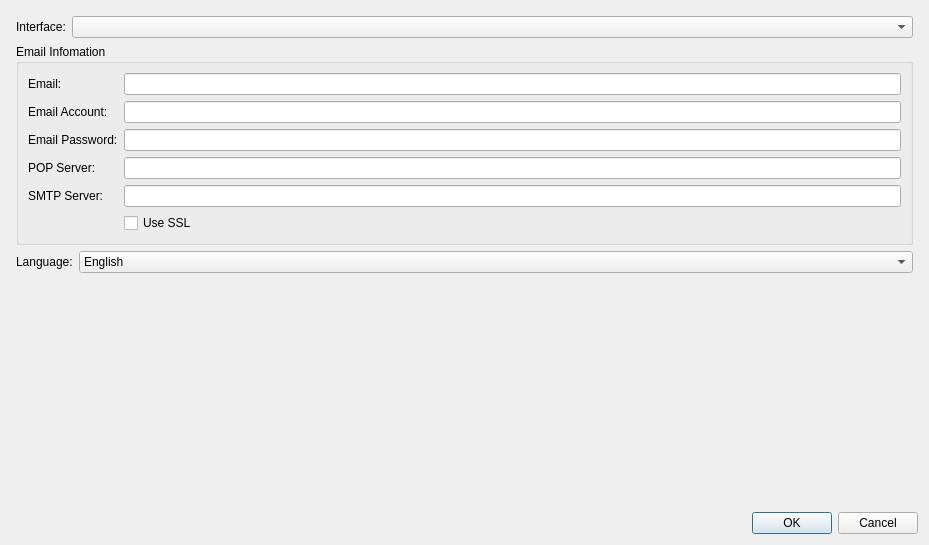
<?xml version="1.0" encoding="UTF-8"?>
<ui version="4.0">
 <class>SettingDialog</class>
 <widget class="QDialog" name="SettingDialog">
  <property name="geometry">
   <rect>
    <x>0</x>
    <y>0</y>
    <width>929</width>
    <height>545</height>
   </rect>
  </property>
  <property name="windowTitle">
   <string>Settings</string>
  </property>
  <layout class="QVBoxLayout" name="verticalLayout">
   <item>
    <layout class="QVBoxLayout" name="verticalLayout_2">
     <property name="leftMargin">
      <number>5</number>
     </property>
     <property name="topMargin">
      <number>5</number>
     </property>
     <property name="rightMargin">
      <number>5</number>
     </property>
     <property name="bottomMargin">
      <number>5</number>
     </property>
     <item>
      <layout class="QFormLayout" name="formLayout_3">
       <item row="0" column="0">
        <widget class="QLabel" name="label">
         <property name="text">
          <string>Interface:</string>
         </property>
        </widget>
       </item>
       <item row="0" column="1">
        <widget class="QComboBox" name="interfaceComboBox"/>
       </item>
      </layout>
     </item>
     <item>
      <widget class="QGroupBox" name="groupBox">
       <property name="title">
        <string>Email Infomation</string>
       </property>
       <layout class="QFormLayout" name="formLayout_4">
        <item row="0" column="0">
         <widget class="QLabel" name="label_2">
          <property name="text">
           <string>Email:</string>
          </property>
         </widget>
        </item>
        <item row="0" column="1">
         <widget class="QLineEdit" name="emailAddress">
          <property name="toolTip">
           <string>Email to receive information.</string>
          </property>
          <property name="whatsThis">
           <string/>
          </property>
         </widget>
        </item>
        <item row="1" column="0">
         <widget class="QLabel" name="label_6">
          <property name="text">
           <string>Email Account:</string>
          </property>
         </widget>
        </item>
        <item row="1" column="1">
         <widget class="QLineEdit" name="emailAccount"/>
        </item>
        <item row="2" column="0">
         <widget class="QLabel" name="label_3">
          <property name="text">
           <string>Email Password:</string>
          </property>
         </widget>
        </item>
        <item row="2" column="1">
         <widget class="QLineEdit" name="emailPassword">
          <property name="echoMode">
           <enum>QLineEdit::Password</enum>
          </property>
         </widget>
        </item>
        <item row="3" column="0">
         <widget class="QLabel" name="label_4">
          <property name="text">
           <string>POP Server:</string>
          </property>
         </widget>
        </item>
        <item row="3" column="1">
         <widget class="QLineEdit" name="popServer">
          <property name="toolTip">
           <string>server_domain:port</string>
          </property>
         </widget>
        </item>
        <item row="4" column="0">
         <widget class="QLabel" name="label_5">
          <property name="text">
           <string>SMTP Server:</string>
          </property>
         </widget>
        </item>
        <item row="4" column="1">
         <widget class="QLineEdit" name="smtpServer">
          <property name="toolTip">
           <string>server_domain:port</string>
          </property>
         </widget>
        </item>
        <item row="5" column="0">
         <spacer name="horizontalSpacer">
          <property name="orientation">
           <enum>Qt::Horizontal</enum>
          </property>
          <property name="sizeHint" stdset="0">
           <size>
            <width>40</width>
            <height>20</height>
           </size>
          </property>
         </spacer>
        </item>
        <item row="5" column="1">
         <widget class="QCheckBox" name="useSsl">
          <property name="text">
           <string>Use SSL</string>
          </property>
         </widget>
        </item>
       </layout>
      </widget>
     </item>
     <item>
      <layout class="QFormLayout" name="formLayout">
       <item row="0" column="0">
        <widget class="QLabel" name="label_7">
         <property name="text">
          <string>Language:</string>
         </property>
        </widget>
       </item>
       <item row="0" column="1">
        <widget class="QComboBox" name="i18nComboBox">
         <item>
          <property name="text">
           <string>English</string>
          </property>
         </item>
         <item>
          <property name="text">
           <string>汉语</string>
          </property>
         </item>
        </widget>
       </item>
      </layout>
     </item>
     <item>
      <spacer name="verticalSpacer">
       <property name="orientation">
        <enum>Qt::Vertical</enum>
       </property>
       <property name="sizeHint" stdset="0">
        <size>
         <width>20</width>
         <height>40</height>
        </size>
       </property>
      </spacer>
     </item>
    </layout>
   </item>
   <item>
    <widget class="QDialogButtonBox" name="buttonBox">
     <property name="orientation">
      <enum>Qt::Horizontal</enum>
     </property>
     <property name="standardButtons">
      <set>QDialogButtonBox::Cancel|QDialogButtonBox::Ok</set>
     </property>
    </widget>
   </item>
  </layout>
 </widget>
 <resources/>
 <connections>
  <connection>
   <sender>buttonBox</sender>
   <signal>accepted()</signal>
   <receiver>SettingDialog</receiver>
   <slot>accept()</slot>
   <hints>
    <hint type="sourcelabel">
     <x>257</x>
     <y>535</y>
    </hint>
    <hint type="destinationlabel">
     <x>157</x>
     <y>274</y>
    </hint>
   </hints>
  </connection>
  <connection>
   <sender>buttonBox</sender>
   <signal>rejected()</signal>
   <receiver>SettingDialog</receiver>
   <slot>reject()</slot>
   <hints>
    <hint type="sourcelabel">
     <x>325</x>
     <y>535</y>
    </hint>
    <hint type="destinationlabel">
     <x>286</x>
     <y>274</y>
    </hint>
   </hints>
  </connection>
 </connections>
</ui>
